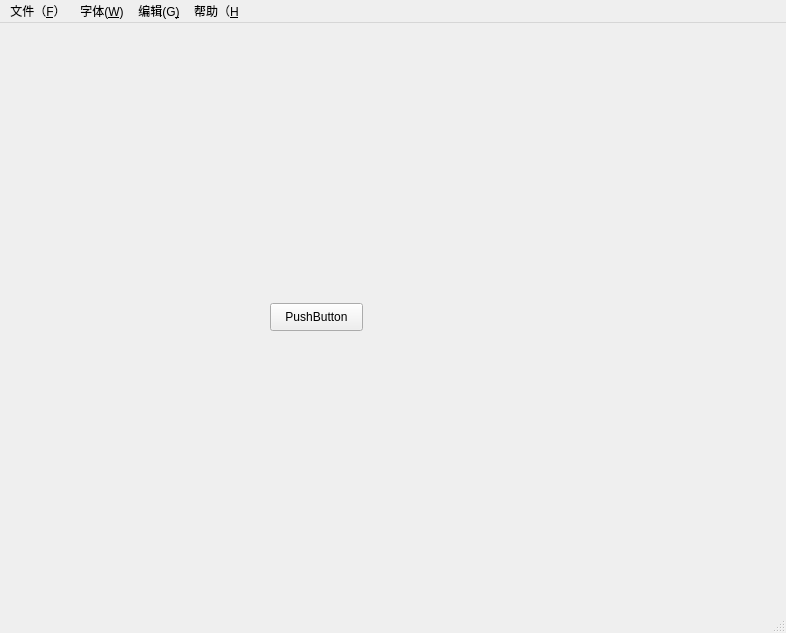
<?xml version="1.0" encoding="UTF-8"?>
<ui version="4.0">
 <class>MainWindow</class>
 <widget class="QMainWindow" name="MainWindow">
  <property name="geometry">
   <rect>
    <x>0</x>
    <y>0</y>
    <width>786</width>
    <height>633</height>
   </rect>
  </property>
  <property name="windowTitle">
   <string>MainWindow</string>
  </property>
  <widget class="QWidget" name="centralWidget">
   <widget class="QPushButton" name="pushButton">
    <property name="geometry">
     <rect>
      <x>270</x>
      <y>280</y>
      <width>93</width>
      <height>28</height>
     </rect>
    </property>
    <property name="text">
     <string>PushButton</string>
    </property>
   </widget>
  </widget>
  <widget class="QMenuBar" name="menuBar">
   <property name="geometry">
    <rect>
     <x>0</x>
     <y>0</y>
     <width>786</width>
     <height>26</height>
    </rect>
   </property>
   <widget class="QMenu" name="menu_F">
    <property name="title">
     <string>文件（&amp;F）</string>
    </property>
    <addaction name="actionSAVE_S"/>
    <addaction name="actionOPEN_O"/>
    <addaction name="separator"/>
    <addaction name="actionExit_Ctrl_E"/>
   </widget>
   <widget class="QMenu" name="menuAsdf_G">
    <property name="title">
     <string>字体(&amp;W)</string>
    </property>
    <addaction name="actionSadfas"/>
    <addaction name="actionDfgdfh"/>
   </widget>
   <widget class="QMenu" name="menuAsdfasdf_G">
    <property name="title">
     <string>编辑(G&amp;)</string>
    </property>
    <addaction name="actionPaste_Ctrl_P"/>
    <addaction name="actionAll_Ctrl_A"/>
    <addaction name="actionDelete_Ctrl_D"/>
    <addaction name="separator"/>
    <addaction name="actionConcel_Ctrl_C"/>
    <addaction name="actionFind_Ctrl_F"/>
    <addaction name="separator"/>
    <addaction name="actionShear_Ctrl_S"/>
   </widget>
   <widget class="QMenu" name="menu_H">
    <property name="title">
     <string>帮助（&amp;H</string>
    </property>
   </widget>
   <addaction name="menu_F"/>
   <addaction name="menuAsdf_G"/>
   <addaction name="menuAsdfasdf_G"/>
   <addaction name="menu_H"/>
  </widget>
  <widget class="QStatusBar" name="statusBar"/>
  <action name="actionOPEN_O">
   <property name="text">
    <string>Open                   (&amp;Ctrl+O)</string>
   </property>
  </action>
  <action name="actionSAVE_S">
   <property name="text">
    <string>Save                     (&amp;Ctrl+S)</string>
   </property>
  </action>
  <action name="actionSadfas">
   <property name="text">
    <string>Bold      (&amp;Ctrl+B)</string>
   </property>
  </action>
  <action name="actionDfgdfh">
   <property name="text">
    <string>Italic      (&amp;Ctrl+I)</string>
   </property>
  </action>
  <action name="action_Ctrl_N">
   <property name="text">
    <string>(&amp;Ctrl+N</string>
   </property>
  </action>
  <action name="actionExit_Ctrl_E">
   <property name="text">
    <string>Exit                       (&amp;Ctrl+E)</string>
   </property>
  </action>
  <action name="actionPaste_Ctrl_P">
   <property name="text">
    <string>Paste         (&amp;Ctrl+P)</string>
   </property>
  </action>
  <action name="actionAll_Ctrl_A">
   <property name="text">
    <string>All              (&amp;Ctrl+A)</string>
   </property>
  </action>
  <action name="actionDelete_Ctrl_D">
   <property name="text">
    <string>Delete       (&amp;Ctrl+D)</string>
   </property>
  </action>
  <action name="actionConcel_Ctrl_C">
   <property name="text">
    <string>Concel       (&amp;Ctrl+C)</string>
   </property>
  </action>
  <action name="actionFind_Ctrl_F">
   <property name="text">
    <string>Find            (&amp;Ctrl+F)</string>
   </property>
  </action>
  <action name="actionShear_Ctrl_S">
   <property name="text">
    <string>Shear        (&amp;Ctrl+S)</string>
   </property>
  </action>
 </widget>
 <layoutdefault spacing="6" margin="11"/>
 <resources/>
 <connections/>
</ui>
